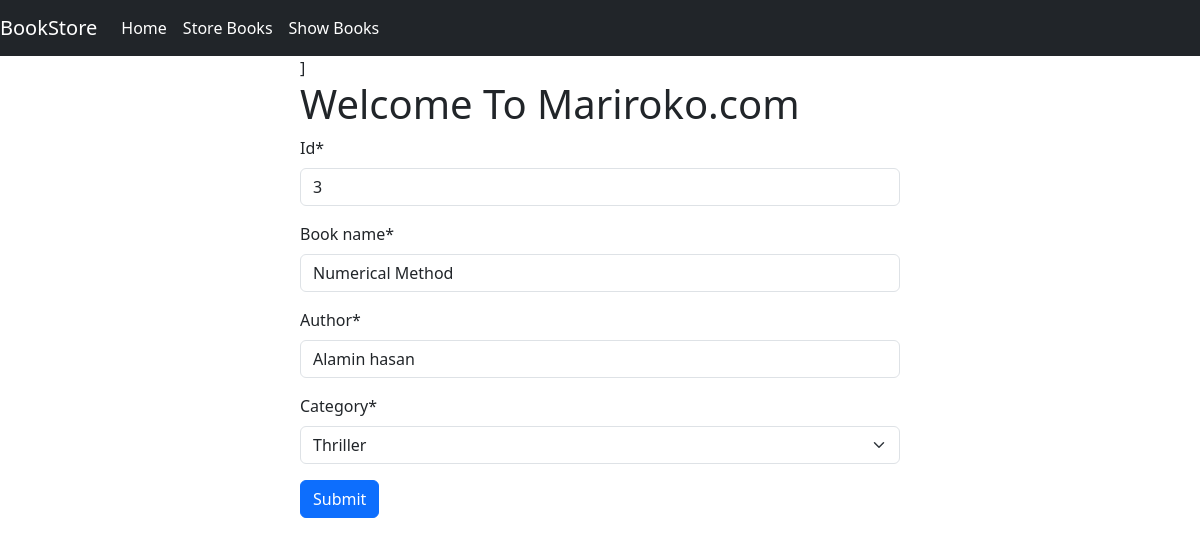
Page /edit_books/3 on the committed database.
### book/models.py (models this page shows)
class BookStoreModel(models.Model):
    Category =(
        ('Mystery', 'Mystery'),
        ('Thriller', 'Thriller'),
        ('Sci-Fi', 'Sci-Fi'),
        ('Humor', 'Humor'),
        ('Horror', 'Horror'),
    )
    id = models.IntegerField(primary_key=True)
    book_name = models.CharField(max_length=30)
    author = models.CharField(max_length=30)
    category = models.CharField(max_length=30, choices=Category)
    first_pub = models.DateTimeField(auto_now_add=True)
    last_pub = models.DateTimeField(auto_now=True)

### book/views.py (the view)
# urls.py: path('edit_books/<int:id>',edit_book,name='editbook'),
def edit_book(request,id):
      book=BookStoreModel.objects.get(pk=id)
      form=BookStoreForm(instance=book)
      if request.method=="POST":
            form=BookStoreForm(request.POST,instance=book)
            if form.is_valid():
                  form.save()
                  return redirect(show_books)
      return render (request,'store_book.html',{'form':form})

### book/forms.py
class BookStoreForm(forms.ModelForm):
      class Meta:
            model=BookStoreModel
            fields=['id','book_name','author','category']

### book/templates/store_book.html (shortened to what this page needs)
{% extends 'base.html' %}
{% load crispy_forms_tags %}
{% block content %}
<div style="width: 50%; margin: auto;">]
      <h1>Welcome To Mariroko.com</h1>
    <form method="post">
        {{ form |crispy }}
        <button class= "btn btn-primary" type="submit" >Submit</button>
    </form>
</div>
{% endblock %}

### rows in the picture
BookStoreModel: id "3", book_name "Numerical Method", author "Alamin hasan", category "Thriller"
